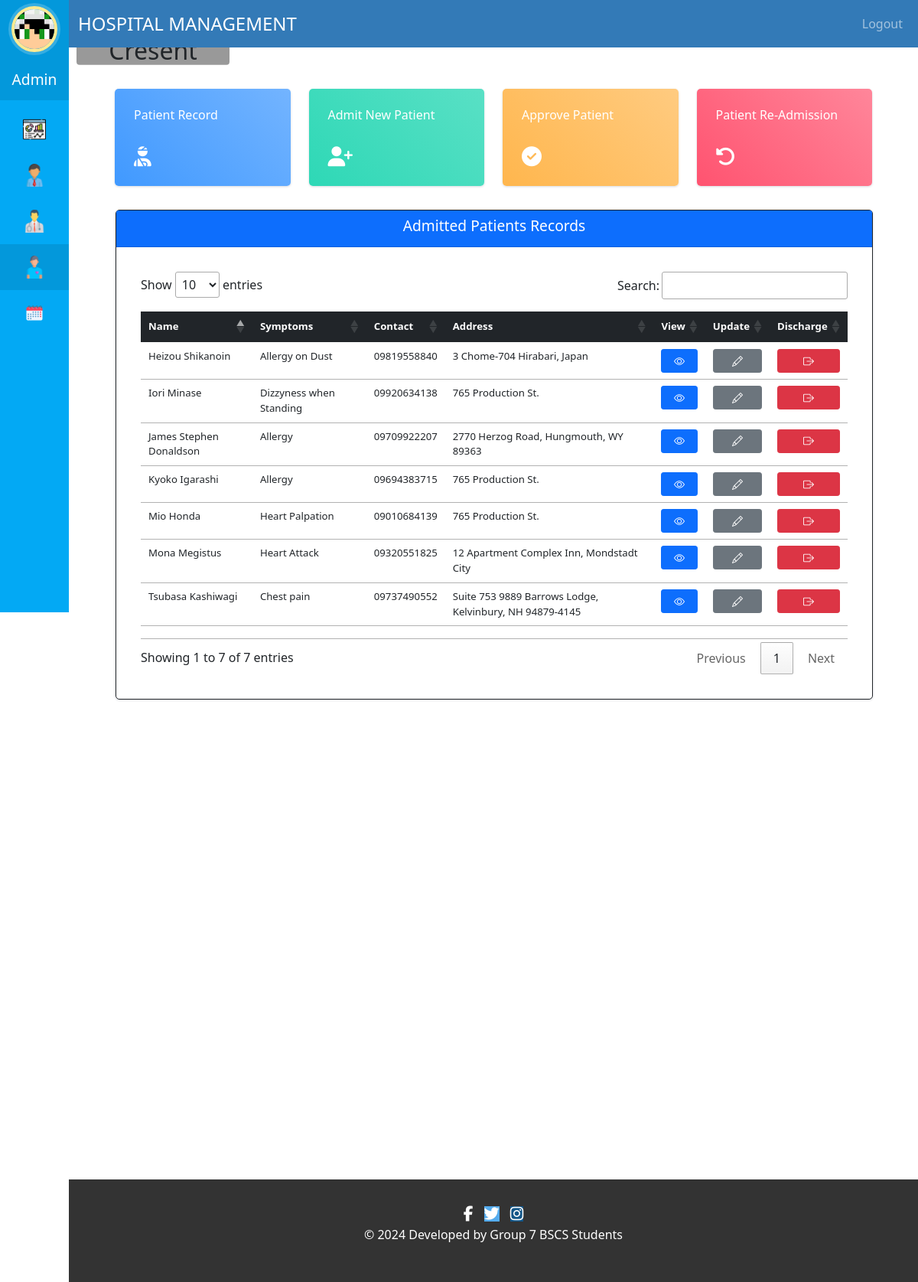
The page /admin-patient (signed in) on the database as committed earlier.
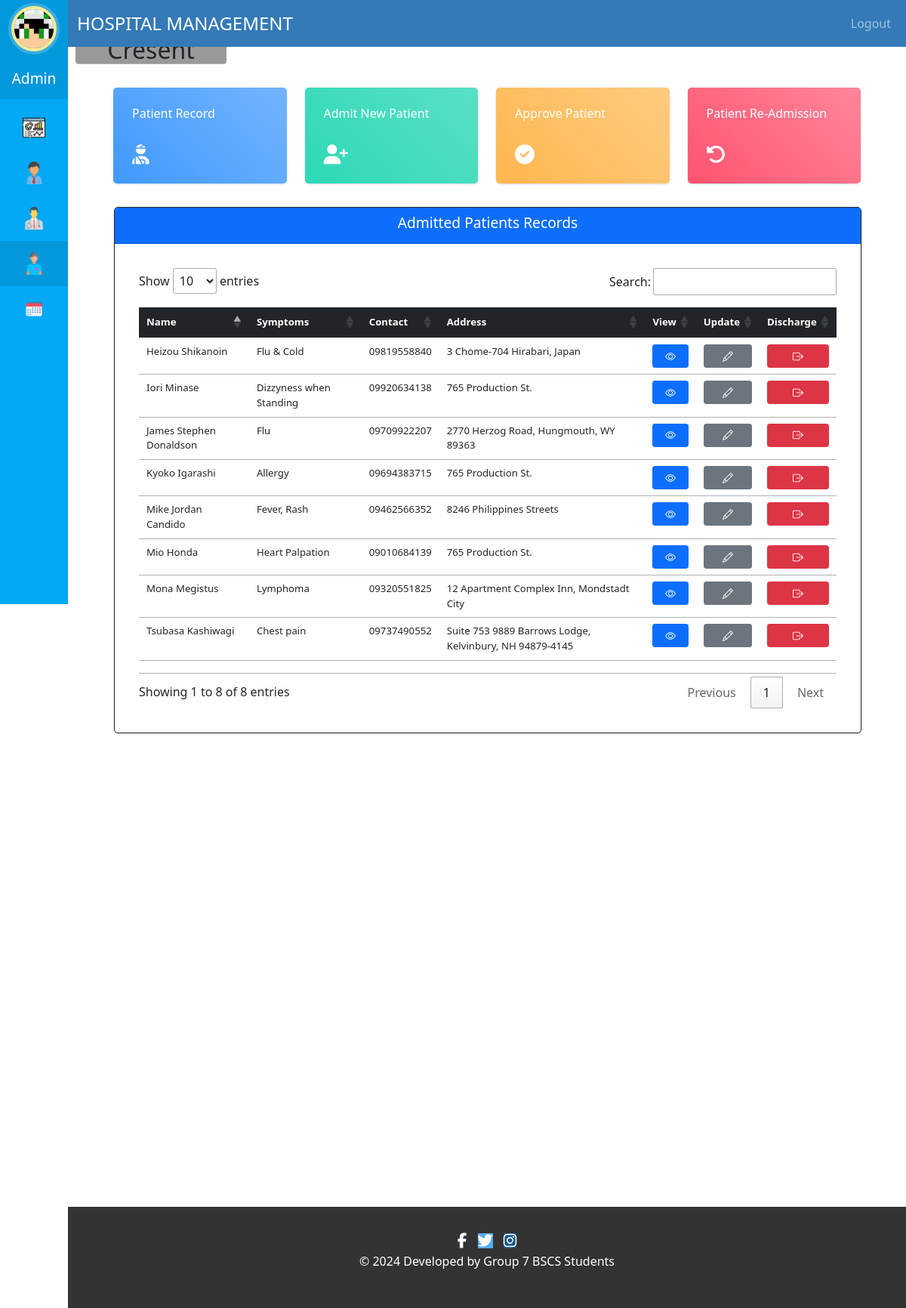
The same page on the database as committed later.
### hospital/models.py (models this page shows, shortened)
class Patient(models.Model):
    user = models.OneToOneField(User, on_delete=models.CASCADE)
    first_name = models.CharField(max_length=50)
    last_name = models.CharField(max_length=50)
    gender = models.CharField(max_length=10, choices=sex)  # New field
    date_of_birth = models.DateField()
    address = models.CharField(max_length=100)
    mobile = models.CharField(max_length=20)
    status = models.BooleanField(default=False)
    admit_date = models.DateField(auto_now=False)
    profile_pic = models.ImageField(upload_to='profile_pic/PatientProfilePic/', null=True, blank=True)
    assigned_doctor_id = models.PositiveIntegerField(null=False)
    assigned_doctor = models.CharField(max_length=50)
    symptoms = models.CharField(max_length=100)
    @property
    def get_name(self):
        return self.user.first_name + " " + self.user.last_name

### hospital/views.py (the view)
# urls.py: path('admin-patient', views.admin_patient_view,name='admin-patient'),
@login_required(login_url='adminlogin')
@user_passes_test(is_admin)
def admin_patient_view(request):
    patients=models.Patient.objects.all().filter(status=True)
    admin = models.HospitalStaffAdmin.objects.get(user_id=request.user.id)
    context = {
        'admin': admin,
        'patients': patients,
    }
    return render(request,'hospital/admin_patient.html', context)

### hospital/views.py (called while the page is built)
def is_admin(user):
    return user.groups.filter(name='ADMIN').exists()

### templates/hospital/admin_patient.html (shortened to what this page needs)
{% extends 'hospital/admin_base.html' %}
{% load static %}
{% block content %}
<br><br>
<head>
  <link rel="stylesheet" href="https://cdnjs.cloudflare.com/ajax/libs/font-awesome/5.12.1/css/all.min.css">
  <link rel="stylesheet" href="//cdn.datatables.net/1.13.7/css/jquery.dataTables.min.css">
</head>
<div class="container-fluid">
  <div class="row">
    <div class="col-md-4 col-xl-3">
      <div class="card bg-c-blue order-card">
        <div class="card-block" id="patientRecordBtn">
          <h6 class="m-b-20">Patient Record</h6>
          <br>
          <h2 class="text-right"><i class="fas fa-user-injured f-left"></i></h2>
        </div>
      </div>
    </div>
    <div class="col-md-4 col-xl-3">
      <div class="card bg-c-green order-card">
        <div class="card-block" id="patientAdmitBtn">
          <h6 class="m-b-20">Admit New Patient</h6>
          <br>
          <h2 class="text-right"><i class="fas fa-user-plus f-left"></i></h2>
        </div>
      </div>
    </div>
    <div class="col-md-4 col-xl-3">
      <div class="card bg-c-yellow order-card">
        <div class="card-block" id="patientApproveBtn">
          <h6 class="m-b-20">Approve Patient</h6>
          <br>
          <h2 class="text-right"><i class="fas fa-check-circle f-left"></i></h2>
        </div>
      </div>
    </div>
    <div class="col-md-4 col-xl-3">
      <div class="card bg-c-pink order-card">
        <div class="card-block" id="patientDischargeBtn">
          <h6 class="m-b-20">Patient Re-Admission</h6>
          <br>
          <h2 class="text-right"><i class="fas fa-undo-alt f-left"></i></h2>
        </div>
      </div>
    </div>
    <div class="view-patient-panel">
      <div class="card border border-dark">
        <div class="card-header bg-primary text-white">
          <h6 class="card-title">Admitted Patients Records</h6>
        </div>
        <div class="card-body">
          <div class="table-responsive p-3">
            <table class="table table-hover py-3" id="dev-table">
              <thead class="table-dark">
                <tr>
                  <th>Name</th>
                  <th>Symptoms</th>
                  <th>Contact</th>
                  <th>Address</th>
                  <th>View</th>
                  <th>Update</th>
                  <th>Discharge</th>
                </tr>
              </thead>
              <tbody>
                {% for p in patients %}
                <tr>
                  <td>{{ p.get_name }}</td>
                  <td>{{ p.symptoms }}</td>
                  <td>{{ p.mobile }}</td>
                  <td>{{ p.address }}</td>
                  <td><a class="btn btn-primary btn-sm w-100 h-100" href="{% url 'admin-patient-details' p.id %}"><i class="bi bi-eye"></i></a></td>
                  <td><a class="btn btn-secondary btn-sm w-100 h-100" href="{% url 'update-patient' p.id  %}"><i class="bi bi-pencil"></i></a></td>
                  <td><a class="btn btn-danger btn-sm w-100 h-100" href="{% url 'discharge-patient' p.id %}"><i class="bi bi-box-arrow-right"></i></a></td>
                </tr>
                {% endfor %}
              </tbody>
            </table>
          </div>
        </div>
      </div>
    </div>
  </div>
</div>
<br><br><br><br><br><br><br><br><br><br><br><br><br><br><br><br><br><br><br><br>
{% endblock content %}

Rows that differ between the two databases and show on the page:
changed Patient "12 Apartment Complex Inn, Mondstadt City": symptoms "Heart Attack" → "Lymphoma"
changed Patient "3 Chome-704 Hirabari, Japan": symptoms "Allergy on Dust" → "Flu & Cold"
changed Patient "2770 Herzog Road, Hungmouth, WY 89363": symptoms "Allergy" → "Flu"
added Patient: get_name "Mike Jordan Candido", symptoms "Fever, Rash", mobile "09462566352", address "8246 Philippines Streets"
Other text that changed with them:
text written by a page script: "Show entries Search: Showing 1 to 7 of 7 entries Previous 1 Next" → "Show entries Search: Showing 1 to 8 of 8 entries Previous 1 Next"
